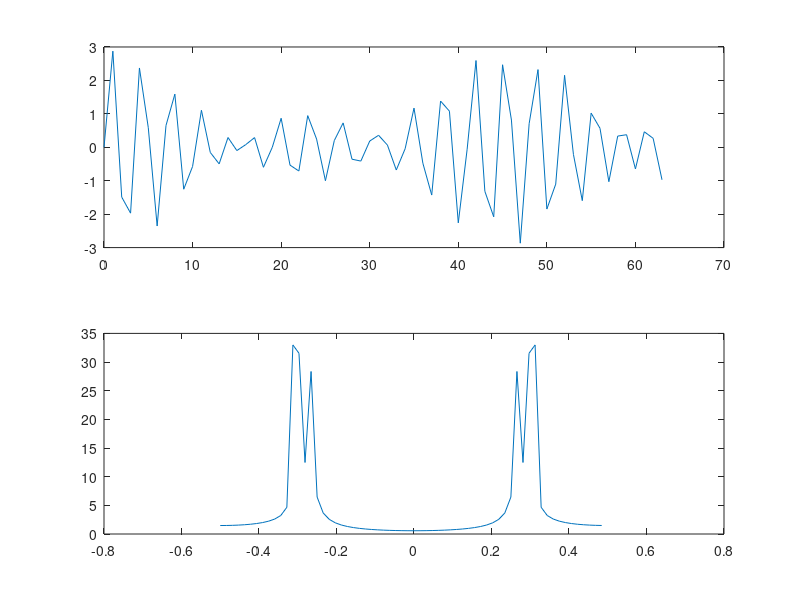
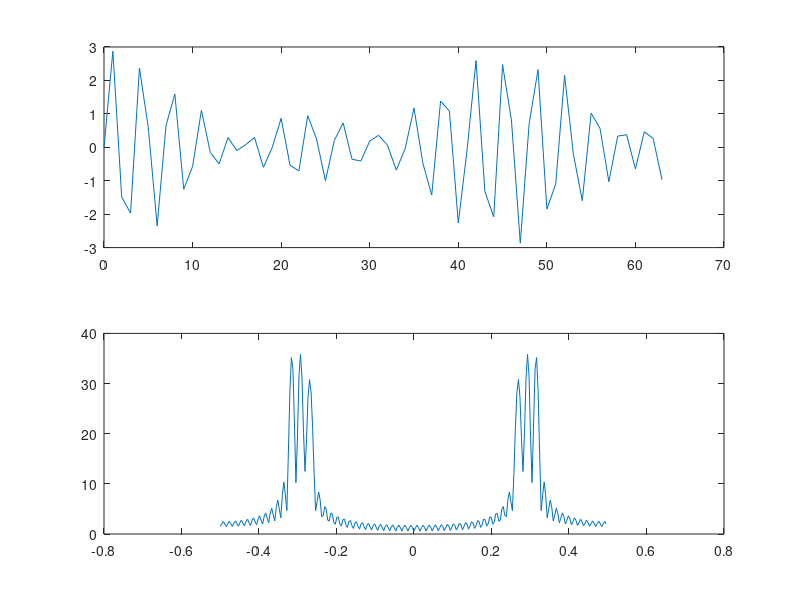
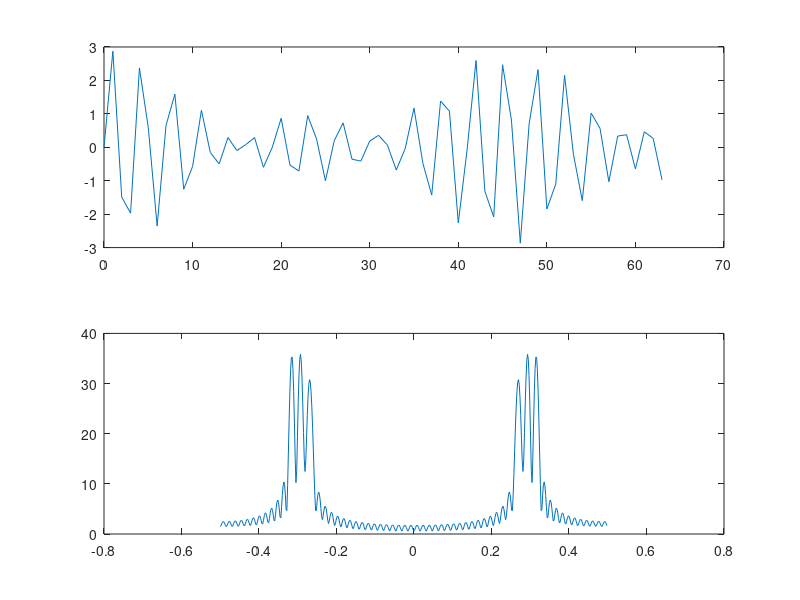
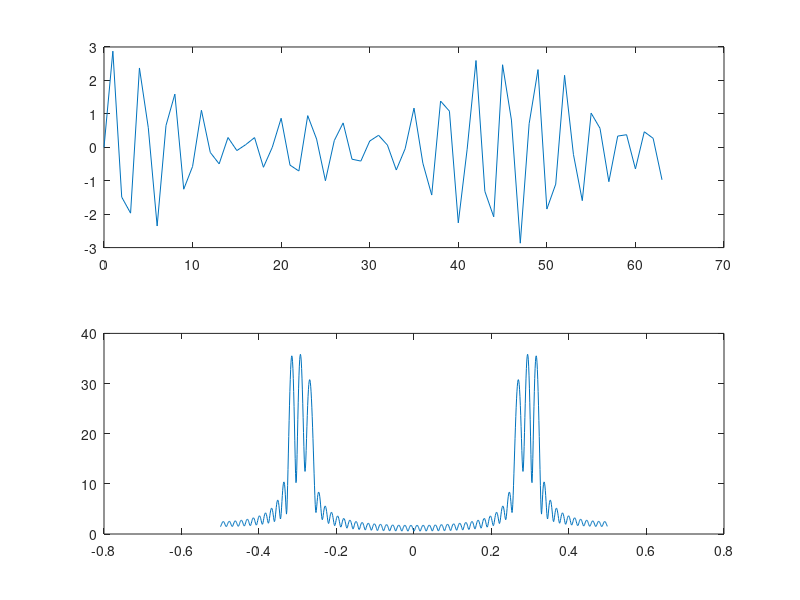

The MATLAB script that drew these images, in order:
f1 = 10.8;f2 = 11.75;f3 = 12.55;
fs = 40;N =64;
n = 0:N-1;
x = sin(2*pi*f1*n/fs)+sin(2*pi*f2*n/fs)+sin(2*pi*f3*n/fs);
X = fft(x);
f = -0.5:1/N:0.5-1/N;
figure(1)
subplot(211)
plot(n,x);
subplot(212)
plot(f,fftshift(abs(X)));

X_3N = fft(x,4*N);
figure(2)
subplot(211)
plot(n,x);
f_3N = -0.5:1/(4*N):0.5-1/(4*N);
subplot(212)
plot(f_3N,fftshift(abs(X_3N)))

X_7N = fft(x,8*N);
figure(3)
subplot(211)
plot(n,x);
f_7N = -0.5:1/(8*N):0.5-1/(8*N);
subplot(212)
plot(f_7N,fftshift(abs(X_7N)))

X_15N = fft(x,16*N);
figure(4)
subplot(211)
plot(n,x);
f_15N = -0.5:1/(16*N):0.5-1/(16*N);
subplot(212)
plot(f_15N,fftshift(abs(X_15N)))